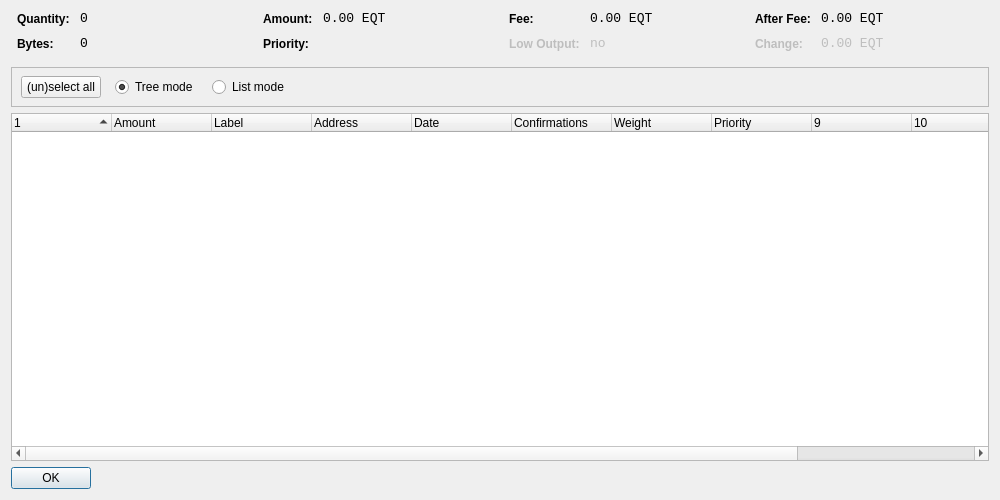
<?xml version="1.0" encoding="UTF-8"?>
<ui version="4.0">
 <class>CoinControlDialog</class>
 <widget class="QWidget" name="CoinControlDialog">
  <property name="geometry">
   <rect>
    <x>0</x>
    <y>0</y>
    <width>1000</width>
    <height>500</height>
   </rect>
  </property>
  <property name="windowTitle">
   <string>Coin Control</string>
  </property>
  <layout class="QVBoxLayout" name="verticalLayout">
   <item>
    <layout class="QHBoxLayout" name="horizontalLayoutTop" stretch="0,0,0,0">
     <property name="topMargin">
      <number>0</number>
     </property>
     <property name="bottomMargin">
      <number>10</number>
     </property>
     <item>
      <layout class="QFormLayout" name="formLayoutCoinControl1">
       <property name="horizontalSpacing">
        <number>10</number>
       </property>
       <property name="verticalSpacing">
        <number>10</number>
       </property>
       <property name="leftMargin">
        <number>6</number>
       </property>
       <property name="rightMargin">
        <number>6</number>
       </property>
       <item row="0" column="0">
        <widget class="QLabel" name="labelCoinControlQuantityText">
         <property name="styleSheet">
          <string notr="true">font-weight:bold;</string>
         </property>
         <property name="text">
          <string>Quantity:</string>
         </property>
        </widget>
       </item>
       <item row="0" column="1">
        <widget class="QLabel" name="labelCoinControlQuantity">
         <property name="font">
          <font>
           <family>Monospace</family>
           <pointsize>10</pointsize>
          </font>
         </property>
         <property name="cursor">
          <cursorShape>IBeamCursor</cursorShape>
         </property>
         <property name="contextMenuPolicy">
          <enum>Qt::ActionsContextMenu</enum>
         </property>
         <property name="text">
          <string notr="true">0</string>
         </property>
         <property name="textInteractionFlags">
          <set>Qt::LinksAccessibleByMouse|Qt::TextSelectableByKeyboard|Qt::TextSelectableByMouse</set>
         </property>
        </widget>
       </item>
       <item row="1" column="0">
        <widget class="QLabel" name="labelCoinControlBytesText">
         <property name="styleSheet">
          <string notr="true">font-weight:bold;</string>
         </property>
         <property name="text">
          <string>Bytes:</string>
         </property>
        </widget>
       </item>
       <item row="1" column="1">
        <widget class="QLabel" name="labelCoinControlBytes">
         <property name="font">
          <font>
           <family>Monospace</family>
           <pointsize>10</pointsize>
          </font>
         </property>
         <property name="cursor">
          <cursorShape>IBeamCursor</cursorShape>
         </property>
         <property name="contextMenuPolicy">
          <enum>Qt::ActionsContextMenu</enum>
         </property>
         <property name="text">
          <string notr="true">0</string>
         </property>
         <property name="textInteractionFlags">
          <set>Qt::LinksAccessibleByMouse|Qt::TextSelectableByKeyboard|Qt::TextSelectableByMouse</set>
         </property>
        </widget>
       </item>
      </layout>
     </item>
     <item>
      <layout class="QFormLayout" name="formLayoutCoinControl2">
       <property name="horizontalSpacing">
        <number>10</number>
       </property>
       <property name="verticalSpacing">
        <number>10</number>
       </property>
       <property name="leftMargin">
        <number>6</number>
       </property>
       <property name="rightMargin">
        <number>6</number>
       </property>
       <item row="0" column="0">
        <widget class="QLabel" name="labelCoinControlAmountText">
         <property name="styleSheet">
          <string notr="true">font-weight:bold;</string>
         </property>
         <property name="text">
          <string>Amount:</string>
         </property>
        </widget>
       </item>
       <item row="0" column="1">
        <widget class="QLabel" name="labelCoinControlAmount">
         <property name="font">
          <font>
           <family>Monospace</family>
           <pointsize>10</pointsize>
          </font>
         </property>
         <property name="cursor">
          <cursorShape>IBeamCursor</cursorShape>
         </property>
         <property name="contextMenuPolicy">
          <enum>Qt::ActionsContextMenu</enum>
         </property>
         <property name="text">
          <string notr="true">0.00 EQT</string>
         </property>
         <property name="textInteractionFlags">
          <set>Qt::LinksAccessibleByMouse|Qt::TextSelectableByKeyboard|Qt::TextSelectableByMouse</set>
         </property>
        </widget>
       </item>
       <item row="1" column="0">
        <widget class="QLabel" name="labelCoinControlPriorityText">
         <property name="styleSheet">
          <string notr="true">font-weight:bold;</string>
         </property>
         <property name="text">
          <string>Priority:</string>
         </property>
        </widget>
       </item>
       <item row="1" column="1">
        <widget class="QLabel" name="labelCoinControlPriority">
         <property name="font">
          <font>
           <family>Monospace</family>
           <pointsize>10</pointsize>
          </font>
         </property>
         <property name="cursor">
          <cursorShape>IBeamCursor</cursorShape>
         </property>
         <property name="contextMenuPolicy">
          <enum>Qt::ActionsContextMenu</enum>
         </property>
         <property name="text">
          <string/>
         </property>
         <property name="textInteractionFlags">
          <set>Qt::LinksAccessibleByMouse|Qt::TextSelectableByKeyboard|Qt::TextSelectableByMouse</set>
         </property>
        </widget>
       </item>
      </layout>
     </item>
     <item>
      <layout class="QFormLayout" name="formLayoutCoinControl3">
       <property name="horizontalSpacing">
        <number>10</number>
       </property>
       <property name="verticalSpacing">
        <number>10</number>
       </property>
       <property name="leftMargin">
        <number>6</number>
       </property>
       <property name="rightMargin">
        <number>6</number>
       </property>
       <item row="0" column="0">
        <widget class="QLabel" name="labelCoinControlFeeText">
         <property name="styleSheet">
          <string notr="true">font-weight:bold;</string>
         </property>
         <property name="text">
          <string>Fee:</string>
         </property>
        </widget>
       </item>
       <item row="0" column="1">
        <widget class="QLabel" name="labelCoinControlFee">
         <property name="font">
          <font>
           <family>Monospace</family>
           <pointsize>10</pointsize>
          </font>
         </property>
         <property name="cursor">
          <cursorShape>IBeamCursor</cursorShape>
         </property>
         <property name="contextMenuPolicy">
          <enum>Qt::ActionsContextMenu</enum>
         </property>
         <property name="text">
          <string notr="true">0.00 EQT</string>
         </property>
         <property name="textInteractionFlags">
          <set>Qt::LinksAccessibleByMouse|Qt::TextSelectableByKeyboard|Qt::TextSelectableByMouse</set>
         </property>
        </widget>
       </item>
       <item row="1" column="0">
        <widget class="QLabel" name="labelCoinControlLowOutputText">
         <property name="enabled">
          <bool>false</bool>
         </property>
         <property name="styleSheet">
          <string notr="true">font-weight:bold;</string>
         </property>
         <property name="text">
          <string>Low Output:</string>
         </property>
        </widget>
       </item>
       <item row="1" column="1">
        <widget class="QLabel" name="labelCoinControlLowOutput">
         <property name="enabled">
          <bool>false</bool>
         </property>
         <property name="font">
          <font>
           <family>Monospace</family>
           <pointsize>10</pointsize>
          </font>
         </property>
         <property name="cursor">
          <cursorShape>IBeamCursor</cursorShape>
         </property>
         <property name="contextMenuPolicy">
          <enum>Qt::ActionsContextMenu</enum>
         </property>
         <property name="text">
          <string>no</string>
         </property>
         <property name="textInteractionFlags">
          <set>Qt::LinksAccessibleByMouse|Qt::TextSelectableByKeyboard|Qt::TextSelectableByMouse</set>
         </property>
        </widget>
       </item>
      </layout>
     </item>
     <item>
      <layout class="QFormLayout" name="formLayoutCoinControl4">
       <property name="horizontalSpacing">
        <number>10</number>
       </property>
       <property name="verticalSpacing">
        <number>10</number>
       </property>
       <property name="leftMargin">
        <number>6</number>
       </property>
       <property name="rightMargin">
        <number>6</number>
       </property>
       <item row="0" column="0">
        <widget class="QLabel" name="labelCoinControlAfterFeeText">
         <property name="styleSheet">
          <string notr="true">font-weight:bold;</string>
         </property>
         <property name="text">
          <string>After Fee:</string>
         </property>
        </widget>
       </item>
       <item row="0" column="1">
        <widget class="QLabel" name="labelCoinControlAfterFee">
         <property name="font">
          <font>
           <family>Monospace</family>
           <pointsize>10</pointsize>
          </font>
         </property>
         <property name="cursor">
          <cursorShape>IBeamCursor</cursorShape>
         </property>
         <property name="contextMenuPolicy">
          <enum>Qt::ActionsContextMenu</enum>
         </property>
         <property name="text">
          <string notr="true">0.00 EQT</string>
         </property>
         <property name="textInteractionFlags">
          <set>Qt::LinksAccessibleByMouse|Qt::TextSelectableByKeyboard|Qt::TextSelectableByMouse</set>
         </property>
        </widget>
       </item>
       <item row="1" column="0">
        <widget class="QLabel" name="labelCoinControlChangeText">
         <property name="enabled">
          <bool>false</bool>
         </property>
         <property name="styleSheet">
          <string notr="true">font-weight:bold;</string>
         </property>
         <property name="text">
          <string>Change:</string>
         </property>
        </widget>
       </item>
       <item row="1" column="1">
        <widget class="QLabel" name="labelCoinControlChange">
         <property name="enabled">
          <bool>false</bool>
         </property>
         <property name="font">
          <font>
           <family>Monospace</family>
           <pointsize>10</pointsize>
          </font>
         </property>
         <property name="cursor">
          <cursorShape>IBeamCursor</cursorShape>
         </property>
         <property name="contextMenuPolicy">
          <enum>Qt::ActionsContextMenu</enum>
         </property>
         <property name="text">
          <string notr="true">0.00 EQT</string>
         </property>
         <property name="textInteractionFlags">
          <set>Qt::LinksAccessibleByMouse|Qt::TextSelectableByKeyboard|Qt::TextSelectableByMouse</set>
         </property>
        </widget>
       </item>
      </layout>
     </item>
    </layout>
   </item>
   <item>
    <widget class="QFrame" name="frame">
     <property name="minimumSize">
      <size>
       <width>0</width>
       <height>40</height>
      </size>
     </property>
     <property name="frameShape">
      <enum>QFrame::StyledPanel</enum>
     </property>
     <property name="frameShadow">
      <enum>QFrame::Sunken</enum>
     </property>
     <widget class="QWidget" name="horizontalLayoutWidget">
      <property name="geometry">
       <rect>
        <x>10</x>
        <y>0</y>
        <width>781</width>
        <height>41</height>
       </rect>
      </property>
      <layout class="QHBoxLayout" name="horizontalLayoutPanel" stretch="0,0,0,0">
       <property name="spacing">
        <number>14</number>
       </property>
       <item>
        <widget class="QPushButton" name="pushButtonSelectAll">
         <property name="sizePolicy">
          <sizepolicy hsizetype="Maximum" vsizetype="Fixed">
           <horstretch>0</horstretch>
           <verstretch>0</verstretch>
          </sizepolicy>
         </property>
         <property name="text">
          <string>(un)select all</string>
         </property>
        </widget>
       </item>
       <item>
        <widget class="QRadioButton" name="radioTreeMode">
         <property name="sizePolicy">
          <sizepolicy hsizetype="Maximum" vsizetype="Fixed">
           <horstretch>0</horstretch>
           <verstretch>0</verstretch>
          </sizepolicy>
         </property>
         <property name="text">
          <string>Tree mode</string>
         </property>
         <property name="checked">
          <bool>true</bool>
         </property>
        </widget>
       </item>
       <item>
        <widget class="QRadioButton" name="radioListMode">
         <property name="sizePolicy">
          <sizepolicy hsizetype="Maximum" vsizetype="Fixed">
           <horstretch>0</horstretch>
           <verstretch>0</verstretch>
          </sizepolicy>
         </property>
         <property name="text">
          <string>List mode</string>
         </property>
        </widget>
       </item>
       <item>
        <spacer name="horizontalSpacer">
         <property name="orientation">
          <enum>Qt::Horizontal</enum>
         </property>
         <property name="sizeHint" stdset="0">
          <size>
           <width>40</width>
           <height>20</height>
          </size>
         </property>
        </spacer>
       </item>
      </layout>
     </widget>
    </widget>
   </item>
   <item>
    <widget class="CoinControlTreeWidget" name="treeWidget">
     <property name="contextMenuPolicy">
      <enum>Qt::CustomContextMenu</enum>
     </property>
     <property name="sortingEnabled">
      <bool>false</bool>
     </property>
     <property name="columnCount">
      <number>12</number>
     </property>
     <attribute name="headerShowSortIndicator" stdset="0">
      <bool>true</bool>
     </attribute>
     <attribute name="headerStretchLastSection">
      <bool>false</bool>
     </attribute>
     <column>
      <property name="text">
       <string/>
      </property>
     </column>
     <column>
      <property name="text">
       <string>Amount</string>
      </property>
     </column>
     <column>
      <property name="text">
       <string>Label</string>
      </property>
     </column>
     <column>
      <property name="text">
       <string>Address</string>
      </property>
     </column>
     <column>
      <property name="text">
       <string>Date</string>
      </property>
     </column>
     <column>
      <property name="text">
       <string>Confirmations</string>
      </property>
      <property name="toolTip">
       <string>Confirmed</string>
      </property>
     </column>
     <column>
      <property name="text">
       <string>Weight</string>
      </property>
     </column>
     <column>
      <property name="text">
       <string>Priority</string>
      </property>
     </column>
     <column>
      <property name="text">
       <string/>
      </property>
     </column>
     <column>
      <property name="text">
       <string/>
      </property>
     </column>
     <column>
      <property name="text">
       <string/>
      </property>
     </column>
     <column>
      <property name="text">
       <string/>
      </property>
     </column>
    </widget>
   </item>
   <item>
    <widget class="QDialogButtonBox" name="buttonBox">
     <property name="sizePolicy">
      <sizepolicy hsizetype="Maximum" vsizetype="Fixed">
       <horstretch>0</horstretch>
       <verstretch>0</verstretch>
      </sizepolicy>
     </property>
     <property name="orientation">
      <enum>Qt::Horizontal</enum>
     </property>
     <property name="standardButtons">
      <set>QDialogButtonBox::Ok</set>
     </property>
    </widget>
   </item>
  </layout>
 </widget>
 <customwidgets>
  <customwidget>
   <class>CoinControlTreeWidget</class>
   <extends>QTreeWidget</extends>
   <header>coincontroltreewidget.h</header>
  </customwidget>
 </customwidgets>
 <resources/>
 <connections/>
</ui>
